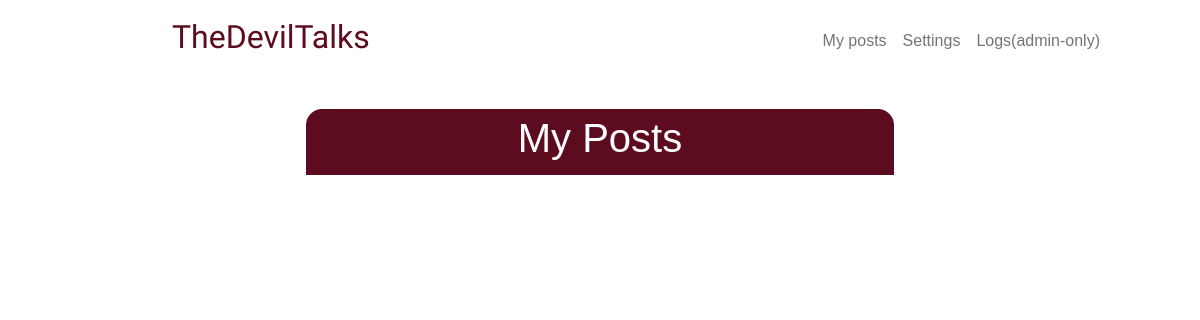
The page /my-posts (signed in) on the database as committed earlier.
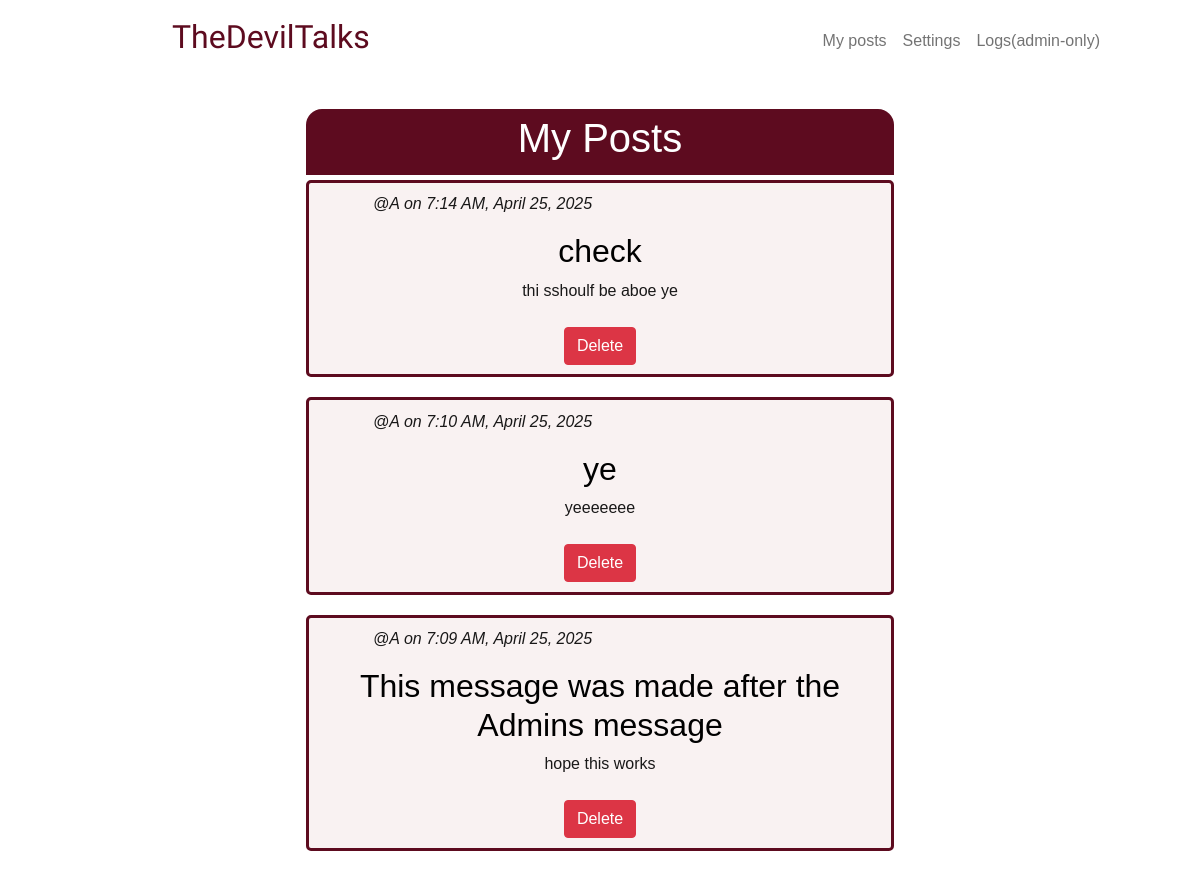
The same page on the database as committed later.
### tables this page shows
CREATE TABLE posts (
    id INTEGER PRIMARY KEY AUTOINCREMENT NOT NULL,
    user_id INTEGER NOT NULL,
    title TEXT NOT NULL, 
    content TEXT NOT NULL,
    time_stamp DATETIME DEFAULT CURRENT_TIMESTAMP,
    FOREIGN KEY (user_id) REFERENCES users(id) ON DELETE RESTRICT
);

CREATE TABLE users (
    id INTEGER PRIMARY KEY AUTOINCREMENT NOT NULL,
    username TEXT UNIQUE NOT NULL,
    hashed_password TEXT NOT NULL,
    joined_at DATETIME NOT NULL DEFAULT CURRENT_TIMESTAMP,
    is_admin BOOLEAN DEFAULT FALSE
);

### app.py (the view)
@app.route("/my-posts", methods=["GET", "POST"])
@login_required
def my_posts():
    fetch_query = """
        WITH user_posts AS (
            SELECT
                posts.id,
                posts.title,
                posts.content,
                posts.time_stamp,
                users.username
            FROM posts
            JOIN users ON posts.user_id = users.id
            WHERE posts.user_id = ?
        )
        SELECT *
        FROM user_posts
        ORDER BY time_stamp DESC;
    """
    if request.method == "POST":
        post_id = request.form.get("post_id")
        db.execute("DELETE FROM posts WHERE id = ? AND user_id = ? ", post_id, session["user_id"])
        user_posts = db.execute(fetch_query, session["user_id"])
        return render_template("my_posts.html", user_posts=user_posts)
    user_posts = db.execute(fetch_query, session["user_id"])
    return render_template("my_posts.html",  user_posts=user_posts)

### app.py (called while the page is built)
def login_required(f):
    @wraps(f)
    def decorated_function(*args, **kwargs):
        if session.get("user_id") is None:
            return redirect("/login")
        return f(*args, **kwargs)
    return decorated_function

@app.template_filter("format_datetime")
def format_datetime(date_time):
    try:
        parsed_date_time = datetime.strptime(date_time, "%Y-%m-%d %H:%M:%S")
        if platform.system() == "Windows":
            format = "%#I:%M %p, %B %d, %Y" # Hashtag instead of '-'
        else:
            format = "%-I:%M %p, %B %d, %Y" # UNIX OS: '-' instead of Hashtag
        return parsed_date_time.strftime(format)
    except Exception:
        return date_time

### templates/my_posts.html (shortened to what this page needs)
{% extends "layout.html" %}
{% block main %}
    <div class="others-post-header">
        <h1> My Posts </h1>
    </div>
    <div>
        {% for post in user_posts %}
            <div class="others-post-container">
                <div class="row">
                    <div class="column left">
                        <p> <i>@{{ post["username"] }} on {{ post["time_stamp"] | format_datetime }}</i></p>
                    </div>
                </div>
                <h2> {{ post["title"] }} </h2>
                <p> {{ post["content"] }} </p>
                <form action="/my-posts" method="post" onsubmit="return confirm('Are you sure you want to delete the post?');">
                    <button type="submit" class="btn btn-danger mt-2">Delete</button>
                </form>
            </div>
        {% endfor %}
    </div>
{% endblock %}

Rows that differ between the two databases and show on the page:
added posts: username "A", time_stamp "7:14 AM, April 25, 2025", title "check", content "thi sshoulf be aboe ye"
added posts: username "A", time_stamp "7:10 AM, April 25, 2025", title "ye", content "yeeeeeee"
now on this page (row edited): posts: username "A", time_stamp "7:09 AM, April 25, 2025", title "This message was made after the Admins message", content "hope this works"
